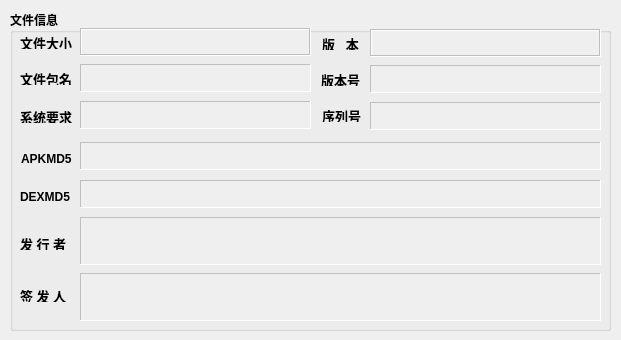
<?xml version="1.0" encoding="UTF-8"?>
<ui version="4.0">
 <class>ApkInfo</class>
 <widget class="QWidget" name="ApkInfo">
  <property name="windowModality">
   <enum>Qt::WindowModal</enum>
  </property>
  <property name="enabled">
   <bool>true</bool>
  </property>
  <property name="geometry">
   <rect>
    <x>0</x>
    <y>0</y>
    <width>621</width>
    <height>340</height>
   </rect>
  </property>
  <property name="minimumSize">
   <size>
    <width>621</width>
    <height>340</height>
   </size>
  </property>
  <property name="maximumSize">
   <size>
    <width>621</width>
    <height>340</height>
   </size>
  </property>
  <property name="windowTitle">
   <string>ApkInformation</string>
  </property>
  <property name="windowIcon">
   <iconset>
    <normaloff>C:/Users/Andy/Desktop/20150117051304968_easyicon_net_512.png</normaloff>C:/Users/Andy/Desktop/20150117051304968_easyicon_net_512.png</iconset>
  </property>
  <widget class="QGroupBox" name="groupBox">
   <property name="geometry">
    <rect>
     <x>10</x>
     <y>10</y>
     <width>601</width>
     <height>321</height>
    </rect>
   </property>
   <property name="font">
    <font>
     <family>Aharoni</family>
     <pointsize>9</pointsize>
     <weight>75</weight>
     <italic>false</italic>
     <bold>true</bold>
    </font>
   </property>
   <property name="title">
    <string>文件信息</string>
   </property>
   <widget class="QLabel" name="file_size">
    <property name="geometry">
     <rect>
      <x>10</x>
      <y>27</y>
      <width>54</width>
      <height>12</height>
     </rect>
    </property>
    <property name="font">
     <font>
      <family>Arial</family>
      <pointsize>10</pointsize>
      <weight>75</weight>
      <bold>true</bold>
     </font>
    </property>
    <property name="text">
     <string>文件大小</string>
    </property>
   </widget>
   <widget class="QLabel" name="package_name">
    <property name="geometry">
     <rect>
      <x>10</x>
      <y>63</y>
      <width>54</width>
      <height>12</height>
     </rect>
    </property>
    <property name="font">
     <font>
      <family>Arial</family>
      <pointsize>10</pointsize>
      <weight>75</weight>
      <bold>true</bold>
     </font>
    </property>
    <property name="text">
     <string>文件包名</string>
    </property>
   </widget>
   <widget class="QLabel" name="version">
    <property name="geometry">
     <rect>
      <x>312</x>
      <y>28</y>
      <width>54</width>
      <height>12</height>
     </rect>
    </property>
    <property name="font">
     <font>
      <family>Arial</family>
      <pointsize>10</pointsize>
      <weight>75</weight>
      <bold>true</bold>
     </font>
    </property>
    <property name="text">
     <string>版   本</string>
    </property>
   </widget>
   <widget class="QLabel" name="version_num">
    <property name="geometry">
     <rect>
      <x>311</x>
      <y>64</y>
      <width>54</width>
      <height>12</height>
     </rect>
    </property>
    <property name="font">
     <font>
      <family>Arial</family>
      <pointsize>10</pointsize>
      <weight>75</weight>
      <bold>true</bold>
     </font>
    </property>
    <property name="text">
     <string>版本号</string>
    </property>
   </widget>
   <widget class="QLabel" name="version_need">
    <property name="geometry">
     <rect>
      <x>10</x>
      <y>101</y>
      <width>54</width>
      <height>12</height>
     </rect>
    </property>
    <property name="font">
     <font>
      <family>Arial</family>
      <pointsize>10</pointsize>
      <weight>75</weight>
      <bold>true</bold>
     </font>
    </property>
    <property name="text">
     <string>系统要求</string>
    </property>
   </widget>
   <widget class="QLabel" name="serial_num">
    <property name="geometry">
     <rect>
      <x>312</x>
      <y>100</y>
      <width>54</width>
      <height>12</height>
     </rect>
    </property>
    <property name="font">
     <font>
      <family>Arial</family>
      <pointsize>10</pointsize>
      <weight>75</weight>
      <bold>true</bold>
     </font>
    </property>
    <property name="text">
     <string>序列号</string>
    </property>
   </widget>
   <widget class="QLabel" name="publisher">
    <property name="geometry">
     <rect>
      <x>10</x>
      <y>228</y>
      <width>54</width>
      <height>12</height>
     </rect>
    </property>
    <property name="font">
     <font>
      <family>Arial</family>
      <pointsize>10</pointsize>
      <weight>75</weight>
      <bold>true</bold>
     </font>
    </property>
    <property name="text">
     <string>发 行 者</string>
    </property>
   </widget>
   <widget class="QLabel" name="issuer">
    <property name="geometry">
     <rect>
      <x>10</x>
      <y>280</y>
      <width>54</width>
      <height>12</height>
     </rect>
    </property>
    <property name="font">
     <font>
      <family>Arial</family>
      <pointsize>10</pointsize>
      <weight>75</weight>
      <bold>true</bold>
     </font>
    </property>
    <property name="text">
     <string>签 发 人</string>
    </property>
   </widget>
   <widget class="QLabel" name="apkmd5">
    <property name="geometry">
     <rect>
      <x>11</x>
      <y>143</y>
      <width>54</width>
      <height>12</height>
     </rect>
    </property>
    <property name="font">
     <font>
      <family>Arial</family>
      <pointsize>9</pointsize>
      <weight>75</weight>
      <bold>true</bold>
     </font>
    </property>
    <property name="text">
     <string>APKMD5</string>
    </property>
   </widget>
   <widget class="QLabel" name="dexmd5">
    <property name="geometry">
     <rect>
      <x>10</x>
      <y>181</y>
      <width>54</width>
      <height>12</height>
     </rect>
    </property>
    <property name="font">
     <font>
      <family>Arial</family>
      <weight>75</weight>
      <bold>true</bold>
     </font>
    </property>
    <property name="text">
     <string>DEXMD5</string>
    </property>
   </widget>
   <widget class="QTextEdit" name="edt_file">
    <property name="enabled">
     <bool>false</bool>
    </property>
    <property name="geometry">
     <rect>
      <x>70</x>
      <y>18</y>
      <width>231</width>
      <height>28</height>
     </rect>
    </property>
    <property name="font">
     <font>
      <family>Arial Narrow</family>
      <pointsize>10</pointsize>
     </font>
    </property>
    <property name="frameShape">
     <enum>QFrame::Box</enum>
    </property>
   </widget>
   <widget class="QTextEdit" name="edt_package">
    <property name="enabled">
     <bool>false</bool>
    </property>
    <property name="geometry">
     <rect>
      <x>70</x>
      <y>54</y>
      <width>231</width>
      <height>28</height>
     </rect>
    </property>
    <property name="font">
     <font>
      <family>Arial Narrow</family>
      <pointsize>10</pointsize>
     </font>
    </property>
    <property name="frameShape">
     <enum>QFrame::Panel</enum>
    </property>
   </widget>
   <widget class="QTextEdit" name="edt_version_need">
    <property name="enabled">
     <bool>false</bool>
    </property>
    <property name="geometry">
     <rect>
      <x>70</x>
      <y>91</y>
      <width>231</width>
      <height>28</height>
     </rect>
    </property>
    <property name="font">
     <font>
      <family>Arial Narrow</family>
      <pointsize>10</pointsize>
     </font>
    </property>
    <property name="frameShape">
     <enum>QFrame::Panel</enum>
    </property>
   </widget>
   <widget class="QTextEdit" name="edt_version">
    <property name="enabled">
     <bool>false</bool>
    </property>
    <property name="geometry">
     <rect>
      <x>360</x>
      <y>19</y>
      <width>231</width>
      <height>28</height>
     </rect>
    </property>
    <property name="font">
     <font>
      <family>Arial Narrow</family>
      <pointsize>10</pointsize>
     </font>
    </property>
    <property name="frameShape">
     <enum>QFrame::Box</enum>
    </property>
   </widget>
   <widget class="QTextEdit" name="edt_version_num">
    <property name="enabled">
     <bool>false</bool>
    </property>
    <property name="geometry">
     <rect>
      <x>360</x>
      <y>55</y>
      <width>231</width>
      <height>28</height>
     </rect>
    </property>
    <property name="font">
     <font>
      <family>Arial Narrow</family>
      <pointsize>10</pointsize>
     </font>
    </property>
    <property name="frameShape">
     <enum>QFrame::Panel</enum>
    </property>
   </widget>
   <widget class="QTextEdit" name="edt_serial_num">
    <property name="enabled">
     <bool>false</bool>
    </property>
    <property name="geometry">
     <rect>
      <x>360</x>
      <y>92</y>
      <width>231</width>
      <height>28</height>
     </rect>
    </property>
    <property name="font">
     <font>
      <family>Arial Narrow</family>
      <pointsize>10</pointsize>
     </font>
    </property>
    <property name="frameShape">
     <enum>QFrame::Panel</enum>
    </property>
   </widget>
   <widget class="QTextEdit" name="edt_apkmd5">
    <property name="enabled">
     <bool>false</bool>
    </property>
    <property name="geometry">
     <rect>
      <x>70</x>
      <y>132</y>
      <width>521</width>
      <height>28</height>
     </rect>
    </property>
    <property name="font">
     <font>
      <family>Arial Narrow</family>
      <pointsize>10</pointsize>
     </font>
    </property>
    <property name="frameShape">
     <enum>QFrame::Panel</enum>
    </property>
   </widget>
   <widget class="QTextEdit" name="edt_dexmd5">
    <property name="enabled">
     <bool>false</bool>
    </property>
    <property name="geometry">
     <rect>
      <x>70</x>
      <y>170</y>
      <width>521</width>
      <height>28</height>
     </rect>
    </property>
    <property name="font">
     <font>
      <family>Arial Narrow</family>
      <pointsize>10</pointsize>
     </font>
    </property>
    <property name="frameShape">
     <enum>QFrame::Panel</enum>
    </property>
   </widget>
   <widget class="QTextEdit" name="edt_publisher">
    <property name="enabled">
     <bool>false</bool>
    </property>
    <property name="geometry">
     <rect>
      <x>70</x>
      <y>207</y>
      <width>521</width>
      <height>48</height>
     </rect>
    </property>
    <property name="font">
     <font>
      <family>Arial Narrow</family>
      <pointsize>10</pointsize>
     </font>
    </property>
    <property name="frameShape">
     <enum>QFrame::Panel</enum>
    </property>
   </widget>
   <widget class="QTextEdit" name="edt_issuer">
    <property name="enabled">
     <bool>false</bool>
    </property>
    <property name="geometry">
     <rect>
      <x>70</x>
      <y>263</y>
      <width>521</width>
      <height>48</height>
     </rect>
    </property>
    <property name="font">
     <font>
      <family>Arial Narrow</family>
      <pointsize>10</pointsize>
     </font>
    </property>
    <property name="frameShape">
     <enum>QFrame::Panel</enum>
    </property>
   </widget>
  </widget>
 </widget>
 <resources/>
 <connections/>
</ui>
